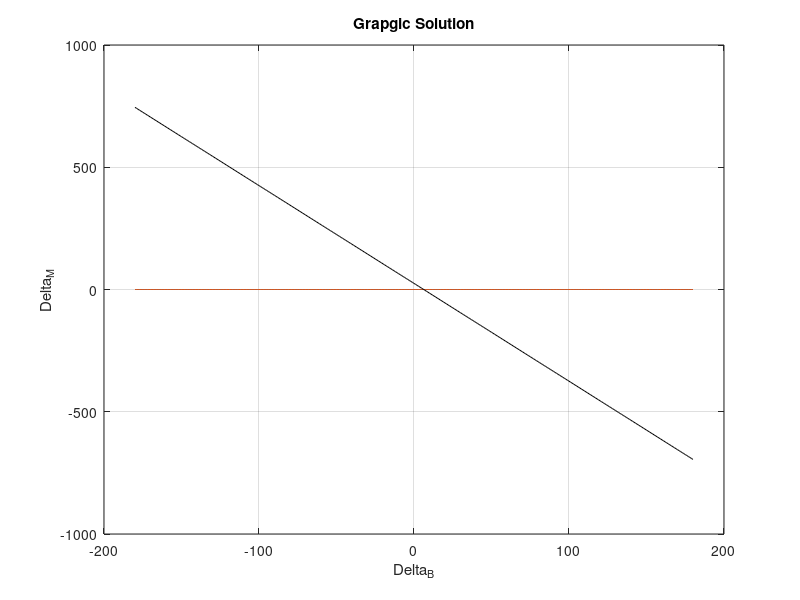

This chart was generated by the following MATLAB code:
%%%%%%%%%%%%%%%%%%%%%%%%%%%%%%%%%%%%%%%%%%%%%%%%%%%%%%%%%%%%
% Graphical Solution for Proportional Navigation Equations %
% Eng. Ibrahim Bakry                                       %
% Done at 2015/6/25                                        %
%%%%%%%%%%%%%%%%%%%%%%%%%%%%%%%%%%%%%%%%%%%%%%%%%%%%%%%%%%%%

% find
% r=r(t)
% trajectory

clc
clear all
close all

Vb=input('Input Target Velocity: '); % Body Velocity
Vm=input('Input Missle Velocity: '); % Rocket Velocity
A=input('Input A: ');   % Proportional Navigation Constant
delta_b0=input('Input Target Initial Angle Delta_B0: ');
delta_m0=input('Input Missle Initial Angle Delta_M0: ');
K = Vm/Vb;

delta_b = -180/57.3 : 1/57.3 : 180/57.3;
delta_m = -180/57.3 : 1/57.3 : 180/57.3;

i=0;
x=0;
for i = 1 : length(delta_b)
     V_r(i) = - Vb*cos(delta_b(i)) + Vm*cos(delta_m(i));
     V_eta(i) = Vm*sin(delta_m(i)) - Vb*sin(delta_b(i));
     Inc(i) = (1-A)*i;
 xx(i) = i+1; 
end

V_r_delta_b0 = acos(1/K)*57.3 + max(V_r);
V_eta_delta_m0 = asin(1/K)*57.3;

i=0;
for i=1:length(V_r)
    Vr(i) = V_r(i) - V_r_delta_b0;
end

i=0;
for i=1:length(V_r)
    Vr2(i) = -V_r(i) + V_r_delta_b0;
end


t=-180:1:180;
plot(t,Vr)
hold on
plot(t,Vr2)
grid on

N = max(V_eta)/ V_eta_delta_m0;
V_eta_1 = V_eta./N;
plot(t,V_eta_1,'r')

delta = (1-A) * t + (delta_m0 - ((1-A)*delta_b0));
plot(t,delta,'k')
xlabel('Delta_B')
ylabel('Delta_M')
title('Grapgic Solution')




    
    
    